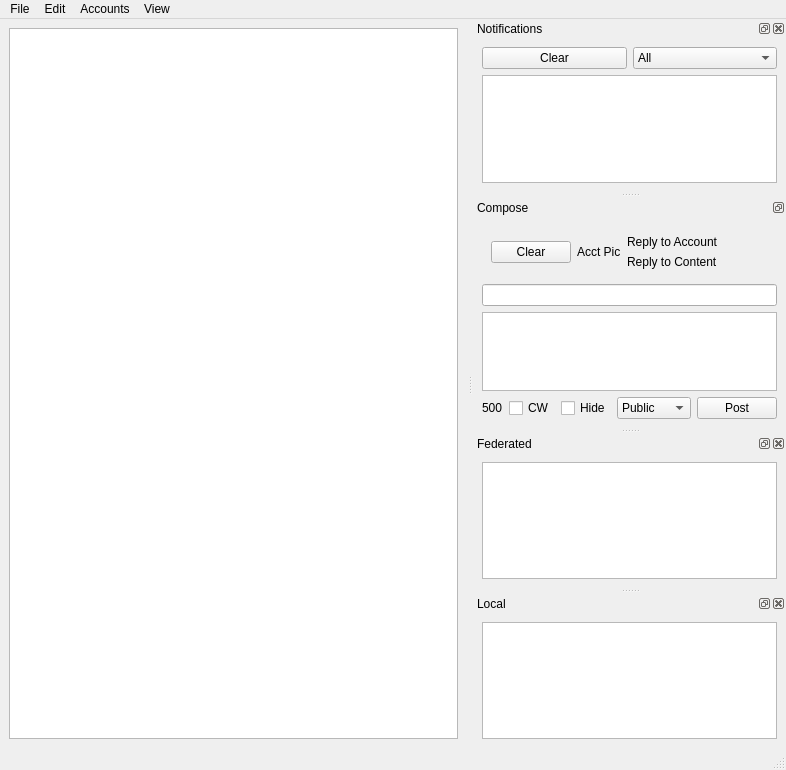
<?xml version="1.0" encoding="UTF-8"?>
<ui version="4.0">
 <class>main_window</class>
 <widget class="QMainWindow" name="main_window">
  <property name="geometry">
   <rect>
    <x>0</x>
    <y>0</y>
    <width>786</width>
    <height>770</height>
   </rect>
  </property>
  <property name="windowTitle">
   <string>Extratootrestrial</string>
  </property>
  <property name="documentMode">
   <bool>false</bool>
  </property>
  <property name="tabShape">
   <enum>QTabWidget::Rounded</enum>
  </property>
  <property name="dockNestingEnabled">
   <bool>true</bool>
  </property>
  <property name="dockOptions">
   <set>QMainWindow::AllowNestedDocks|QMainWindow::AllowTabbedDocks|QMainWindow::AnimatedDocks</set>
  </property>
  <property name="unifiedTitleAndToolBarOnMac">
   <bool>true</bool>
  </property>
  <widget class="QWidget" name="centralwidget">
   <layout class="QVBoxLayout" name="verticalLayout">
    <item>
     <widget class="QListWidget" name="tl_home">
      <property name="enabled">
       <bool>true</bool>
      </property>
      <property name="editTriggers">
       <set>QAbstractItemView::NoEditTriggers</set>
      </property>
      <property name="showDropIndicator" stdset="0">
       <bool>false</bool>
      </property>
      <property name="defaultDropAction">
       <enum>Qt::IgnoreAction</enum>
      </property>
      <property name="selectionMode">
       <enum>QAbstractItemView::NoSelection</enum>
      </property>
      <property name="verticalScrollMode">
       <enum>QAbstractItemView::ScrollPerPixel</enum>
      </property>
      <property name="horizontalScrollMode">
       <enum>QAbstractItemView::ScrollPerPixel</enum>
      </property>
      <property name="movement">
       <enum>QListView::Free</enum>
      </property>
     </widget>
    </item>
   </layout>
  </widget>
  <widget class="QMenuBar" name="menubar">
   <property name="geometry">
    <rect>
     <x>0</x>
     <y>0</y>
     <width>786</width>
     <height>30</height>
    </rect>
   </property>
   <widget class="QMenu" name="mnu_file">
    <property name="title">
     <string>File</string>
    </property>
    <addaction name="separator"/>
    <addaction name="actionQuit"/>
   </widget>
   <widget class="QMenu" name="mnu_edit">
    <property name="title">
     <string>Edit</string>
    </property>
   </widget>
   <widget class="QMenu" name="mnu_account">
    <property name="title">
     <string>Accounts</string>
    </property>
   </widget>
   <widget class="QMenu" name="mnu_view">
    <property name="title">
     <string>View</string>
    </property>
   </widget>
   <addaction name="mnu_file"/>
   <addaction name="mnu_edit"/>
   <addaction name="mnu_account"/>
   <addaction name="mnu_view"/>
  </widget>
  <widget class="QStatusBar" name="statusbar">
   <property name="sizeGripEnabled">
    <bool>true</bool>
   </property>
  </widget>
  <widget class="QDockWidget" name="dock_notifs">
   <property name="sizePolicy">
    <sizepolicy hsizetype="Preferred" vsizetype="Preferred">
     <horstretch>0</horstretch>
     <verstretch>0</verstretch>
    </sizepolicy>
   </property>
   <property name="allowedAreas">
    <set>Qt::LeftDockWidgetArea|Qt::RightDockWidgetArea</set>
   </property>
   <property name="windowTitle">
    <string>Notifications</string>
   </property>
   <attribute name="dockWidgetArea">
    <number>2</number>
   </attribute>
   <widget class="QWidget" name="dockWidgetContents">
    <layout class="QGridLayout" name="gridLayout_2">
     <item row="0" column="0">
      <widget class="QPushButton" name="btn_clear_notifs">
       <property name="text">
        <string>Clear</string>
       </property>
      </widget>
     </item>
     <item row="0" column="1">
      <widget class="QComboBox" name="cmb_notif_filter">
       <item>
        <property name="text">
         <string>All</string>
        </property>
       </item>
       <item>
        <property name="text">
         <string>Mentions</string>
        </property>
       </item>
       <item>
        <property name="text">
         <string>Favourites</string>
        </property>
       </item>
       <item>
        <property name="text">
         <string>Boosts</string>
        </property>
       </item>
       <item>
        <property name="text">
         <string>Follow Requests</string>
        </property>
       </item>
      </widget>
     </item>
     <item row="1" column="0" colspan="2">
      <widget class="QListWidget" name="tl_notif">
       <property name="editTriggers">
        <set>QAbstractItemView::NoEditTriggers</set>
       </property>
       <property name="showDropIndicator" stdset="0">
        <bool>false</bool>
       </property>
       <property name="dragDropMode">
        <enum>QAbstractItemView::DragOnly</enum>
       </property>
       <property name="defaultDropAction">
        <enum>Qt::IgnoreAction</enum>
       </property>
       <property name="selectionMode">
        <enum>QAbstractItemView::NoSelection</enum>
       </property>
       <property name="verticalScrollMode">
        <enum>QAbstractItemView::ScrollPerPixel</enum>
       </property>
       <property name="horizontalScrollMode">
        <enum>QAbstractItemView::ScrollPerPixel</enum>
       </property>
       <property name="movement">
        <enum>QListView::Free</enum>
       </property>
      </widget>
     </item>
    </layout>
   </widget>
  </widget>
  <widget class="QDockWidget" name="dock_compose">
   <property name="features">
    <set>QDockWidget::DockWidgetFloatable|QDockWidget::DockWidgetMovable</set>
   </property>
   <property name="windowTitle">
    <string>Compose</string>
   </property>
   <attribute name="dockWidgetArea">
    <number>2</number>
   </attribute>
   <widget class="QWidget" name="dockWidgetContents_2">
    <layout class="QVBoxLayout" name="verticalLayout_2">
     <item>
      <widget class="QWidget" name="lyt_reply" native="true">
       <layout class="QHBoxLayout" name="horizontalLayout_2">
        <property name="sizeConstraint">
         <enum>QLayout::SetDefaultConstraint</enum>
        </property>
        <item>
         <widget class="QPushButton" name="btn_reply_clear">
          <property name="text">
           <string>Clear</string>
          </property>
         </widget>
        </item>
        <item>
         <widget class="QLabel" name="lbl_reply_avatar">
          <property name="text">
           <string>Acct Pic</string>
          </property>
         </widget>
        </item>
        <item>
         <layout class="QVBoxLayout" name="verticalLayout_5">
          <item>
           <widget class="QLabel" name="lbl_reply_acct">
            <property name="enabled">
             <bool>true</bool>
            </property>
            <property name="sizePolicy">
             <sizepolicy hsizetype="Expanding" vsizetype="Preferred">
              <horstretch>0</horstretch>
              <verstretch>0</verstretch>
             </sizepolicy>
            </property>
            <property name="text">
             <string>Reply to Account</string>
            </property>
           </widget>
          </item>
          <item>
           <widget class="QLabel" name="lbl_reply_content">
            <property name="sizePolicy">
             <sizepolicy hsizetype="Expanding" vsizetype="Expanding">
              <horstretch>0</horstretch>
              <verstretch>0</verstretch>
             </sizepolicy>
            </property>
            <property name="text">
             <string>Reply to Content</string>
            </property>
            <property name="scaledContents">
             <bool>true</bool>
            </property>
            <property name="wordWrap">
             <bool>true</bool>
            </property>
           </widget>
          </item>
         </layout>
        </item>
       </layout>
      </widget>
     </item>
     <item>
      <widget class="QLineEdit" name="edt_compose_cw"/>
     </item>
     <item>
      <widget class="QPlainTextEdit" name="txt_compose_content">
       <property name="sizePolicy">
        <sizepolicy hsizetype="Preferred" vsizetype="Preferred">
         <horstretch>0</horstretch>
         <verstretch>0</verstretch>
        </sizepolicy>
       </property>
      </widget>
     </item>
     <item>
      <layout class="QHBoxLayout" name="horizontalLayout">
       <property name="sizeConstraint">
        <enum>QLayout::SetMinimumSize</enum>
       </property>
       <item>
        <widget class="QLabel" name="lbl_compose_count">
         <property name="text">
          <string>500</string>
         </property>
        </widget>
       </item>
       <item>
        <widget class="QCheckBox" name="chk_compose_cw">
         <property name="text">
          <string>CW</string>
         </property>
        </widget>
       </item>
       <item>
        <widget class="QCheckBox" name="chk_compose_hide">
         <property name="text">
          <string>Hide</string>
         </property>
        </widget>
       </item>
       <item>
        <widget class="QComboBox" name="cmb_compose_privacy">
         <property name="sizePolicy">
          <sizepolicy hsizetype="Expanding" vsizetype="Fixed">
           <horstretch>0</horstretch>
           <verstretch>0</verstretch>
          </sizepolicy>
         </property>
         <property name="sizeAdjustPolicy">
          <enum>QComboBox::AdjustToContents</enum>
         </property>
         <item>
          <property name="text">
           <string>Public</string>
          </property>
         </item>
         <item>
          <property name="text">
           <string>Unlisted</string>
          </property>
         </item>
         <item>
          <property name="text">
           <string>Private</string>
          </property>
         </item>
         <item>
          <property name="text">
           <string>Direct</string>
          </property>
         </item>
        </widget>
       </item>
       <item>
        <widget class="QPushButton" name="btn_compose_post">
         <property name="text">
          <string>Post</string>
         </property>
        </widget>
       </item>
      </layout>
     </item>
    </layout>
   </widget>
  </widget>
  <widget class="QDockWidget" name="dock_fedi">
   <property name="allowedAreas">
    <set>Qt::LeftDockWidgetArea|Qt::RightDockWidgetArea</set>
   </property>
   <property name="windowTitle">
    <string>Federated</string>
   </property>
   <attribute name="dockWidgetArea">
    <number>2</number>
   </attribute>
   <widget class="QWidget" name="dockWidgetContents_5">
    <layout class="QVBoxLayout" name="verticalLayout_4">
     <item>
      <widget class="QListWidget" name="tl_fedi">
       <property name="enabled">
        <bool>true</bool>
       </property>
       <property name="editTriggers">
        <set>QAbstractItemView::NoEditTriggers</set>
       </property>
       <property name="showDropIndicator" stdset="0">
        <bool>false</bool>
       </property>
       <property name="dragDropMode">
        <enum>QAbstractItemView::DragOnly</enum>
       </property>
       <property name="defaultDropAction">
        <enum>Qt::IgnoreAction</enum>
       </property>
       <property name="selectionMode">
        <enum>QAbstractItemView::NoSelection</enum>
       </property>
       <property name="verticalScrollMode">
        <enum>QAbstractItemView::ScrollPerPixel</enum>
       </property>
       <property name="horizontalScrollMode">
        <enum>QAbstractItemView::ScrollPerPixel</enum>
       </property>
       <property name="movement">
        <enum>QListView::Free</enum>
       </property>
      </widget>
     </item>
    </layout>
   </widget>
  </widget>
  <widget class="QDockWidget" name="dock_local">
   <property name="allowedAreas">
    <set>Qt::LeftDockWidgetArea|Qt::RightDockWidgetArea</set>
   </property>
   <property name="windowTitle">
    <string>Local</string>
   </property>
   <attribute name="dockWidgetArea">
    <number>2</number>
   </attribute>
   <widget class="QWidget" name="dockWidgetContents_6">
    <layout class="QVBoxLayout" name="verticalLayout_3">
     <item>
      <widget class="QListWidget" name="tl_local">
       <property name="enabled">
        <bool>true</bool>
       </property>
       <property name="editTriggers">
        <set>QAbstractItemView::NoEditTriggers</set>
       </property>
       <property name="showDropIndicator" stdset="0">
        <bool>false</bool>
       </property>
       <property name="defaultDropAction">
        <enum>Qt::IgnoreAction</enum>
       </property>
       <property name="selectionMode">
        <enum>QAbstractItemView::NoSelection</enum>
       </property>
       <property name="verticalScrollMode">
        <enum>QAbstractItemView::ScrollPerPixel</enum>
       </property>
       <property name="horizontalScrollMode">
        <enum>QAbstractItemView::ScrollPerPixel</enum>
       </property>
       <property name="movement">
        <enum>QListView::Free</enum>
       </property>
      </widget>
     </item>
    </layout>
   </widget>
  </widget>
  <action name="actionQuit">
   <property name="text">
    <string>Quit</string>
   </property>
   <property name="shortcut">
    <string>Ctrl+Q</string>
   </property>
   <property name="shortcutContext">
    <enum>Qt::WindowShortcut</enum>
   </property>
   <property name="menuRole">
    <enum>QAction::QuitRole</enum>
   </property>
  </action>
 </widget>
 <resources/>
 <connections>
  <connection>
   <sender>actionQuit</sender>
   <signal>triggered()</signal>
   <receiver>main_window</receiver>
   <slot>close()</slot>
   <hints>
    <hint type="sourcelabel">
     <x>-1</x>
     <y>-1</y>
    </hint>
    <hint type="destinationlabel">
     <x>352</x>
     <y>330</y>
    </hint>
   </hints>
  </connection>
  <connection>
   <sender>chk_compose_cw</sender>
   <signal>toggled(bool)</signal>
   <receiver>edt_compose_cw</receiver>
   <slot>setVisible(bool)</slot>
   <hints>
    <hint type="sourcelabel">
     <x>475</x>
     <y>449</y>
    </hint>
    <hint type="destinationlabel">
     <x>517</x>
     <y>328</y>
    </hint>
   </hints>
  </connection>
 </connections>
</ui>
